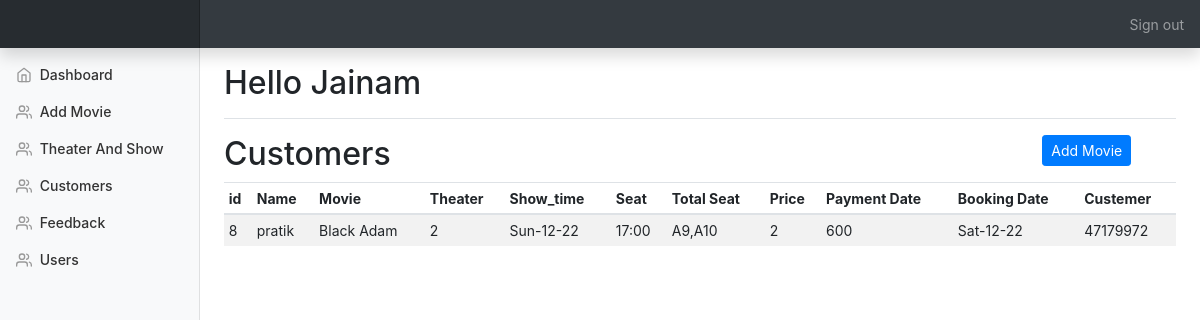
The page /admin/customers.php (signed in) on the database its author committed.
### tables this page shows
CREATE TABLE `customers` (
  `id` int(10) NOT NULL,
  `uid` int(10) NOT NULL,
  `movie` varchar(100) NOT NULL,
  `show_time` varchar(100) NOT NULL,
  `seat` varchar(100) NOT NULL,
  `totalseat` varchar(100) NOT NULL,
  `price` varchar(100) NOT NULL,
  `payment_date` varchar(100) NOT NULL,
  `booking_date` varchar(100) NOT NULL,
  `card_name` varchar(100) NOT NULL,
  `card_number` varchar(25) NOT NULL,
  `ex_date` varchar(100) NOT NULL,
  `cvv` int(5) NOT NULL,
  `custemer_id` int(15) NOT NULL
);

CREATE TABLE `user` (
  `id` int(25) NOT NULL,
  `username` varchar(100) NOT NULL,
  `email` varchar(100) NOT NULL,
  `mobile` int(10) NOT NULL,
  `city` varchar(25) NOT NULL,
  `password` varchar(12) NOT NULL,
  `image` varchar(100) NOT NULL
);

CREATE TABLE `theater_show` (
  `id` int(25) NOT NULL,
  `show` varchar(100) NOT NULL,
  `theater` varchar(100) NOT NULL
);

### admin/customers.php (the view, shortened to what this page needs)
<!doctype html>
<html lang="en">
  <head>
<?php include_once("./templates/top.php"); ?>
<?php include_once("./templates/navbar.php"); ?>
<div class="container-fluid">
  <div class="row">
    <?php include "./templates/sidebar.php"; ?>
      <div class="row">
      	<div class="col-10">
      		<h2>Customers</h2>
      	</div>
        <div class="col-2">
          <button data-toggle="modal" data-target="#add_custemer_modal" class="btn btn-primary btn-sm">Add Movie</button>
        </div>
      </div>
      <div class="table-responsive">
        <table class="table table-striped table-sm">
          <thead>
            <tr>
              <th>id</th>
              <th>Name</th>
              <th>Movie</th>
              <th>Theater</th>
              <th>Show_time</th>
              <th>Seat</th>
              <th>Total Seat</th>
              <th>Price</th>
              <th>Payment Date</th>
              <th>Booking Date</th>
              <th>Custemer</th>
            </tr>
          </thead>
          <tbody id="customer_list">
           <tbody id="product_list">
            <?php
include_once 'Database.php';
$result = mysqli_query($conn,"SELECT c.id,c.movie,c.booking_date,c.show_time,c.seat,c.totalseat,c.price,c.payment_date,c.custemer_id,u.username,t.theater FROM customers c INNER JOIN user u on c.uid = u.id INNER JOIN theater_show t on c.show_time = t.show");
if (mysqli_num_rows($result) > 0) {
  while($row = mysqli_fetch_array($result)) {
    $id=$row['id'];?>
    <tr>
              <td><?php echo $row['id'];?></td>
              <td><?php echo $row['username'];?></td>
              <td><?php echo $row['movie'];?></td>
              <td><?php echo $row['theater'];?></td>
              <td><?php echo $row['booking_date'];?></td>
              <td><?php echo $row['show_time'];?></td>
              <td><?php echo $row['seat'];?></td>
              <td><?php echo $row['totalseat'];?></td>
              <td><?php echo $row['price'];?></td>
              <td><?php echo $row['payment_date'];?></td>
              <td><?php echo $row['custemer_id'];?></td>
            </tr>
            <?php
}
}
            ?>
          </tbody>
        </table>
      </div>
    </main>
  </div>
</div>
<?php include_once("./templates/footer.php"); ?>

### admin/css/dashboard.css (style rules this page uses)
body { font-size: .875rem; }

### rows shown on the page
customers: id "8", user.username "pratik", movie "Black Adam", theater_show.theater "2", booking_date "Sun-12-22", show_time "17:00", seat "A9,A10", totalseat "2", price "600", payment_date "Sat-12-22", custemer "47179972"

### other values the page prints
$_SESSION["admin"] "Jainam"
